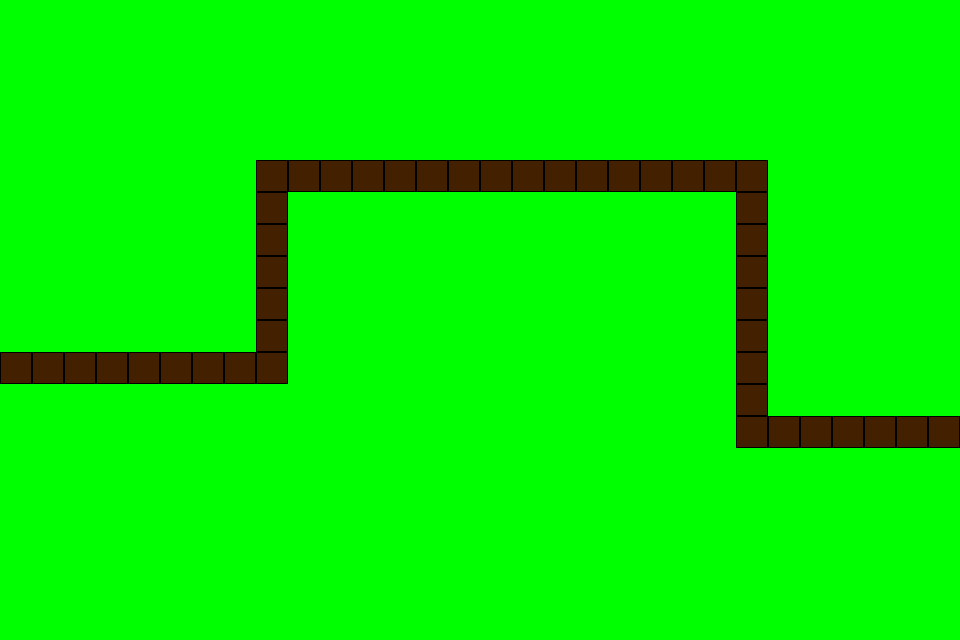

Tiled map render using the project's own tile images. Description and the whole map definition, tile-layer contents included, below:
An orthogonal 30x20 tile map with 32x32 px tiles, 1 tile layer (Tile Layer 1).

<map version="1.10" tiledversion="1.10.0" orientation="orthogonal" renderorder="right-down" width="30" height="20" tilewidth="32" tileheight="32" infinite="0" nextlayerid="2" nextobjectid="1">
 <tileset firstgid="1" source="../tiles/blocks.tsx" />
 <layer id="1" name="Tile Layer 1" width="30" height="20">
  <data encoding="csv">
4,4,4,4,4,4,4,4,4,4,4,4,4,4,4,4,4,4,4,4,4,4,4,4,4,4,4,4,4,4,
4,4,4,4,4,4,4,4,4,4,4,4,4,4,4,4,4,4,4,4,4,4,4,4,4,4,4,4,4,4,
4,4,4,4,4,4,4,4,4,4,4,4,4,4,4,4,4,4,4,4,4,4,4,4,4,4,4,4,4,4,
4,4,4,4,4,4,4,4,4,4,4,4,4,4,4,4,4,4,4,4,4,4,4,4,4,4,4,4,4,4,
4,4,4,4,4,4,4,4,4,4,4,4,4,4,4,4,4,4,4,4,4,4,4,4,4,4,4,4,4,4,
4,4,4,4,4,4,4,4,3,3,3,3,3,3,3,3,3,3,3,3,3,3,3,3,4,4,4,4,4,4,
4,4,4,4,4,4,4,4,3,4,4,4,4,4,4,4,4,4,4,4,4,4,4,3,4,4,4,4,4,4,
4,4,4,4,4,4,4,4,3,4,4,4,4,4,4,4,4,4,4,4,4,4,4,3,4,4,4,4,4,4,
4,4,4,4,4,4,4,4,3,4,4,4,4,4,4,4,4,4,4,4,4,4,4,3,4,4,4,4,4,4,
4,4,4,4,4,4,4,4,3,4,4,4,4,4,4,4,4,4,4,4,4,4,4,3,4,4,4,4,4,4,
4,4,4,4,4,4,4,4,3,4,4,4,4,4,4,4,4,4,4,4,4,4,4,3,4,4,4,4,4,4,
3,3,3,3,3,3,3,3,3,4,4,4,4,4,4,4,4,4,4,4,4,4,4,3,4,4,4,4,4,4,
4,4,4,4,4,4,4,4,4,4,4,4,4,4,4,4,4,4,4,4,4,4,4,3,4,4,4,4,4,4,
4,4,4,4,4,4,4,4,4,4,4,4,4,4,4,4,4,4,4,4,4,4,4,3,3,3,3,3,3,3,
4,4,4,4,4,4,4,4,4,4,4,4,4,4,4,4,4,4,4,4,4,4,4,4,4,4,4,4,4,4,
4,4,4,4,4,4,4,4,4,4,4,4,4,4,4,4,4,4,4,4,4,4,4,4,4,4,4,4,4,4,
4,4,4,4,4,4,4,4,4,4,4,4,4,4,4,4,4,4,4,4,4,4,4,4,4,4,4,4,4,4,
4,4,4,4,4,4,4,4,4,4,4,4,4,4,4,4,4,4,4,4,4,4,4,4,4,4,4,4,4,4,
4,4,4,4,4,4,4,4,4,4,4,4,4,4,4,4,4,4,4,4,4,4,4,4,4,4,4,4,4,4,
4,4,4,4,4,4,4,4,4,4,4,4,4,4,4,4,4,4,4,4,4,4,4,4,4,4,4,4,4,4
</data>
 </layer>
</map>
